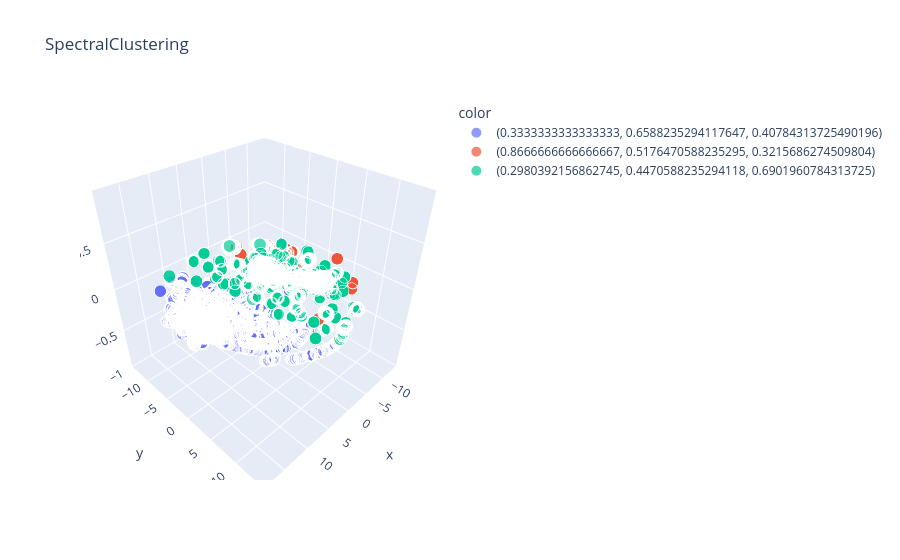

Notebook code cell kept with this figure:
### Code cell
from sklearn.cluster import SpectralClustering
from sklearn.preprocessing import Normalizer

norm = Normalizer()
X_embedded_pca_norm = norm.fit_transform(X_embedded_pca)


plot_clusters(X_embedded_pca_norm, SpectralClustering, [], {'n_clusters': 3})

### Figure 1 — Plotly figure (JSON) as saved in the notebook; plotly's stock layout.template omitted (floating-point values rounded to 4 significant figures; data arrays with more than 128 entries replaced by an {"elided": "..."} marker saying what was removed)
{"data": [{"hovertemplate": "color=(0.3333333333333333, 0.6588235294117647, 0.40784313725490196)<br>x=%{x}<br>y=%{y}<br>z=%{z}<br>size=%{marker.size}<extra></extra>", "legendgroup": "(0.3333333333333333, 0.6588235294117647, 0.40784313725490196)", "marker": {"color": "#636efa", "size": {"elided": "9231 int values"}, "sizemode": "area", "sizeref": 0.005, "symbol": "circle"}, "mode": "markers", "name": "(0.3333333333333333, 0.6588235294117647, 0.40784313725490196)", "scene": "scene", "showlegend": true, "type": "scatter3d", "x": {"elided": "9231 float values"}, "y": {"elided": "9231 float values"}, "z": {"elided": "9231 float values"}}, {"hovertemplate": "color=(0.8666666666666667, 0.5176470588235295, 0.3215686274509804)<br>x=%{x}<br>y=%{y}<br>z=%{z}<br>size=%{marker.size}<extra></extra>", "legendgroup": "(0.8666666666666667, 0.5176470588235295, 0.3215686274509804)", "marker": {"color": "#EF553B", "size": {"elided": "1802 int values"}, "sizemode": "area", "sizeref": 0.005, "symbol": "circle"}, "mode": "markers", "name": "(0.8666666666666667, 0.5176470588235295, 0.3215686274509804)", "scene": "scene", "showlegend": true, "type": "scatter3d", "x": {"elided": "1802 float values"}, "y": {"elided": "1802 float values"}, "z": {"elided": "1802 float values"}}, {"hovertemplate": "color=(0.2980392156862745, 0.4470588235294118, 0.6901960784313725)<br>x=%{x}<br>y=%{y}<br>z=%{z}<br>size=%{marker.size}<extra></extra>", "legendgroup": "(0.2980392156862745, 0.4470588235294118, 0.6901960784313725)", "marker": {"color": "#00cc96", "size": {"elided": "9967 int values"}, "sizemode": "area", "sizeref": 0.005, "symbol": "circle"}, "mode": "markers", "name": "(0.2980392156862745, 0.4470588235294118, 0.6901960784313725)", "scene": "scene", "showlegend": true, "type": "scatter3d", "x": {"elided": "9967 float values"}, "y": {"elided": "9967 float values"}, "z": {"elided": "9967 float values"}}], "layout": {"legend": {"itemsizing": "constant", "title": {"text": "color"}, "tracegroupgap": 0}, "scene": {"domain": {"x": [0, 1], "y": [0, 1]}, "xaxis": {"title": {"text": "x"}}, "yaxis": {"title": {"text": "y"}}, "zaxis": {"title": {"text": "z"}}}, "title": {"text": "SpectralClustering"}}}
